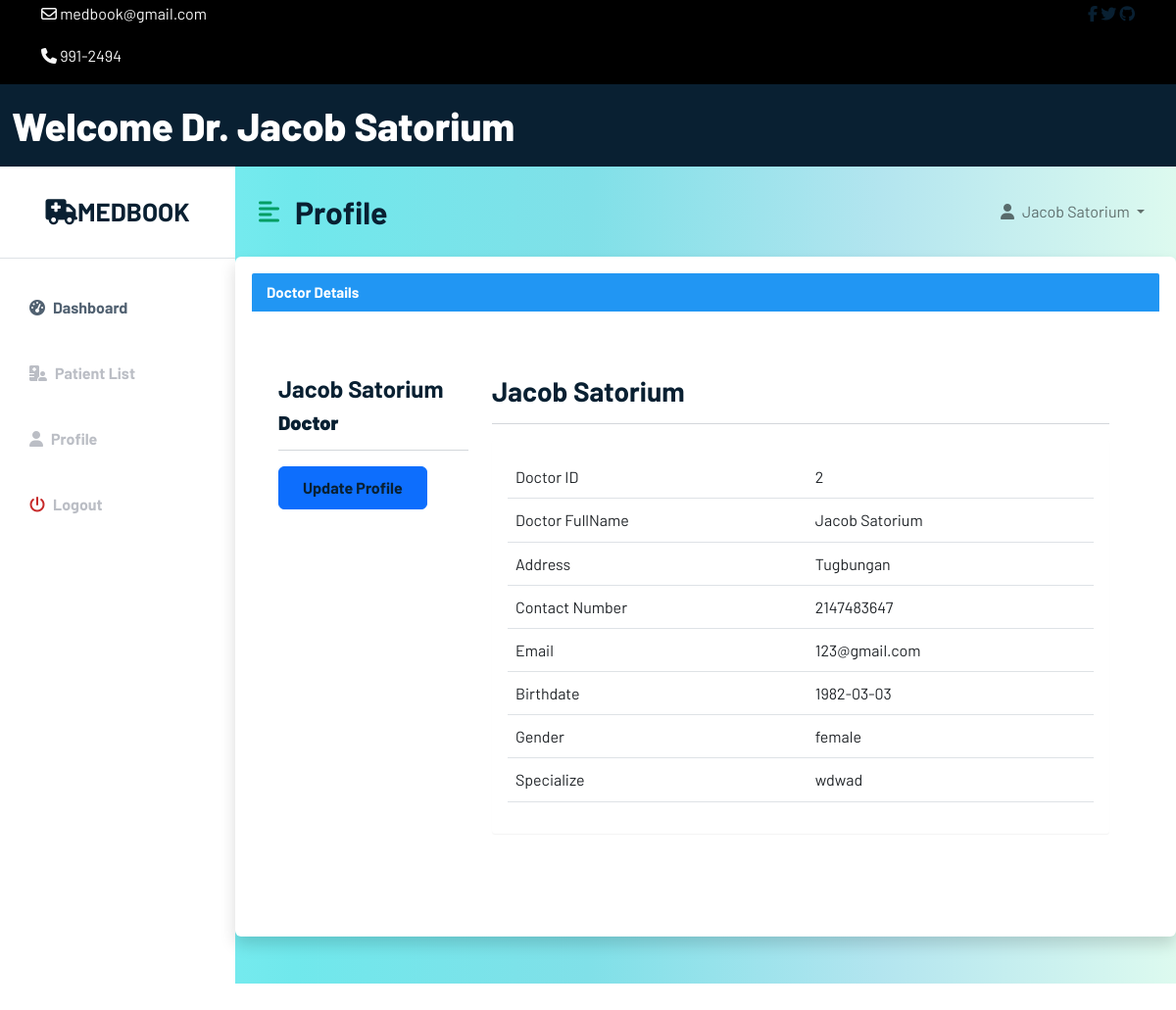
The page /doctor/doctorprofile.php (signed in) on the database as committed earlier.
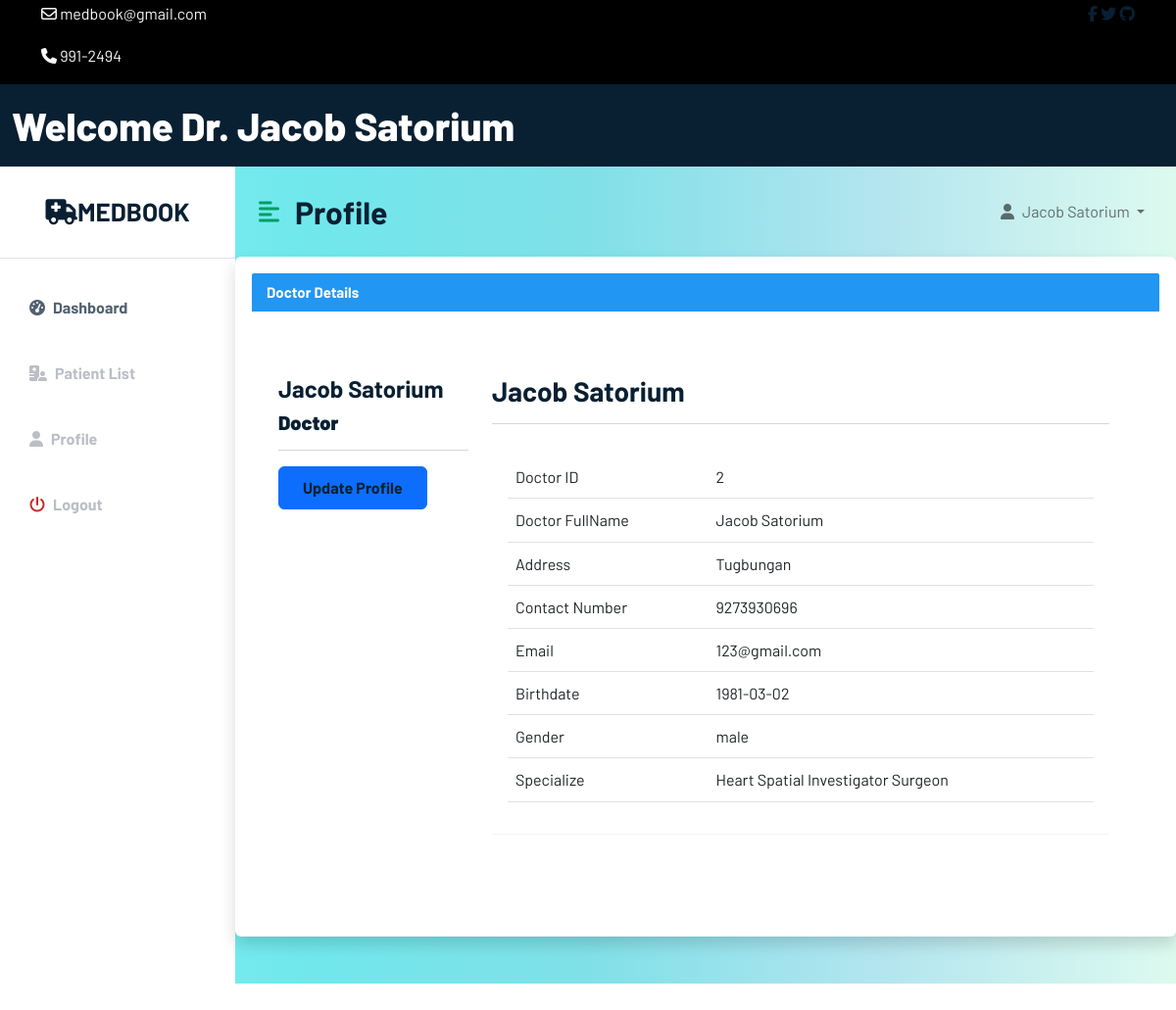
The same page on the database as committed later.
### tables this page shows
CREATE TABLE `doctor` (
  `doctorID` int(11) NOT NULL,
  `d_FullName` varchar(100) NOT NULL,
  `d_email` varchar(100) NOT NULL,
  `d_number` bigint(100) NOT NULL,
  `d_address` varchar(100) NOT NULL,
  `d_password` varchar(100) NOT NULL,
  `d_DOB` date NOT NULL,
  `d_gender` varchar(100) NOT NULL,
  `doctor_type` varchar(100) NOT NULL DEFAULT 'doctor',
  `d_specialize` text NOT NULL
);

### doctor/doctorprofile.php (the view, shortened to what the changed rows need)
<?php
include 'C:\xampp\htdocs\Web_Tech\config\config.php';
include 'C:\xampp\htdocs\Web_Tech\doctor\doctorheader.php';
?>
<?php
include 'C:\xampp\htdocs\Web_Tech\config\config.php';
?>
<?php
$currentDoc = $_SESSION['d_email'];
$sql = "SELECT * FROM doctor WHERE d_email = '$currentDoc'";
$result = mysqli_query($conn, $sql);
if ($result) {
if (mysqli_num_rows($result) > 0) {
while ($row = mysqli_fetch_array($result)) {
?>
<!DOCTYPE html>
<html lang="en">
<head>
    <link href="https://cdn.jsdelivr.net/npm/bootstrap@5.2.0/dist/css/bootstrap.min.css" rel="stylesheet">
    <link rel="stylesheet" href="/Web_Tech/css/style.css">
    <link rel="stylesheet" href="/Web_Tech/css/dochome.css">
    <link rel="stylesheet" href="/Web_Tech/css/docprofile.css">
</head>
<body>
<div class="d-flex" id="wrapper">
    <div class="bg-white" id="sidebar-wrapper">
        <div class="sidebar-heading text-center py-4 primary-text fs-4 fw-bold text-uppercase border-bottom">
            <a href="#" class="navbar-brand mb-0" >
                <i class="fa-solid fa-truck-medical"></i>MedBook
            </a>
        </div>
        <div class="list-group list-group-flush my-3">
            <a href="doctorhome.php" class="list-group-item list-group-item-action bg-transparent second-text active"><i
                        class="fas fa-tachometer-alt me-2"></i>Dashboard</a>
            <a href="patientlist.php" class="list-group-item list-group-item-action bg-transparent second-text fw-bold">
                <i class="fas fa-hospital-user me-2"></i>Patient List</a>
            <a href="doctorprofile.php" class="list-group-item list-group-item-action bg-transparent second-text fw-bold"><i
                        class="fas fa-user me-2"></i>Profile</a>
            <a href="/Web_Tech/user/userlogout.php" class="list-group-item list-group-item-action bg-transparent second-text fw-bold"><i
                        class="fas fa-power-off me-2" style="color: #c72a2a;"></i>Logout</a>
        </div>
    </div>
    <div id="page-content-wrapper">
        <nav class="navbar navbar-expand-lg navbar-light bg-transparent py-4 px-4">
            <div class="d-flex align-items-center">
                <i class="fas fa-align-left primary-text fs-4 me-3" id="menu-toggle"></i>
                <h2 class="fs-2 m-0">Profile</h2>
            </div>
            <div class="collapse navbar-collapse" id="navbarSupportedContent">
                <ul class="navbar-nav ms-auto" id="nav_right">
                    <li class="nav-item dropdown collapse navbar-collapse" id="navbarSupportedContent">
                        <a class="nav-link dropdown-toggle" id="navbarDropdownMenuLink" role="button" data-bs-toggle="dropdown" aria-expanded="false">
                            <i class="fas fa-user me-2"></i><?php echo $row['d_FullName'];?>
                        </a>
                    </li>
                </ul>
            </div>
        </nav>
        <div class="panel panel-primary shadow p-3 mb-5 bg-body rounded">
        <div class="panel-heading">
            <h3 class="panel-title">Doctor Details</h3>
        </div>
        <div class="panel-body">
            <div class="container">
                <section style="padding-bottom: 50px; padding-top: 50px;">
                    <div class="row">
                        <div class="row">
                            <div class="col-md-3 col-sm-3">
                                <div class="user-wrapper">
                                    <div class="description">
                                        <h4><?php echo $row['d_FullName'] ?></h4>
                                        <h5> <strong> Doctor </strong></h5>
                                        <hr />
                                        <button type="button" class="btn btn-primary" data-bs-toggle="modal" data-bs-target="#doctorprofile"><a class="glyphicon glyphicon-edit" style="text-decoration: none;" href="/Web_Tech/doctor/doctorprofile.php?update=<?php echo $row['doctorID']; ?>" title="Edit">Update Profile</a></button>
                                    </div>
                                </div>
                            </div>
                            <div class="col-md-9 col-sm-9  user-wrapper">
                                <div class="description">
                                    <h3> <?php echo $row['d_FullName']; ?> </h3>
                                    <hr />
                                    <div class="panel panel-default">
                                        <div class="panel-body">
                                            <table class="table table-user-information" align="center">
                                                <tbody>
                                                <tr>
                                                    <td>Doctor ID</td>
                                                    <td><?php echo $row['doctorID']; ?></td>
                                                </tr>
                                                <tr>
                                                    <td>Doctor FullName</td>
                                                    <td><?php echo $row['d_FullName']; ?></td>
                                                </tr>
                                                <tr>
                                                    <td>Address</td>
                                                    <td><?php echo $row['d_address']; ?></td>
                                                </tr>
                                                <tr>
                                                    <td>Contact Number</td>
                                                    <td><?php echo $row['d_number']; ?>
                                                    </td>
                                                </tr>
                                                <tr>
                                                    <td>Email</td>
                                                    <td><?php echo $row['d_email']; ?>
                                                    </td>
                                                </tr>
                                                <tr>
                                                    <td>Birthdate</td>
                                                    <td><?php echo $row['d_DOB']; ?>
                                                    </td>
                                                <tr>
                                                    <td>Gender</td>
                                                    <td><?php echo $row['d_gender']; ?>
                                                    </td>
                                                </tr>
                                                <tr>
                                                    <td>Specialize</td>
                                                    <td><?php echo $row['d_specialize']; ?>
                                                    </td>
                                                </tr>
                                                </tbody>
                                            </table>
                                        </div>
                                    </div>
                                </div>
                            </div>
                        </div>
                    </div>
                </section>
            </div>
        </div>
        </div>
    </div>
</div>
    <br/><br/>
                    <?php
                    }
                    }
                    }
                    ?>
</body>
</html>

### doctor/doctorheader.php (shortened to what the changed rows need)
<?php
$currentUser = $_SESSION['d_email'];
$sql = "SELECT * FROM doctor WHERE d_email = '$currentUser'";
$result = mysqli_query($conn, $sql);
if ($result) {
if (mysqli_num_rows($result) > 0) {
while ($row = mysqli_fetch_array($result)) {
?>
<!DOCTYPE html>
<html lang="en">
<head>
    <link href="https://cdn.jsdelivr.net/npm/bootstrap@5.2.0/dist/css/bootstrap.min.css" rel="stylesheet">
    <link rel="stylesheet" type="text/css" href="/Web_Tech/css/style.css">
    <link rel="stylesheet" type="text/css" href="/Web_Tech/css/dochome.css">
</head>
<body>
<div class="top-nav" id="home" style="background-color: black">
    <div class="container">
        <div class="row justify-content-between">
            <div class="col-auto">
                <p>
                    <i class="fa-regular fa-envelope"></i>
                    <span>medbook@gmail.com</span>
                </p>
                <p>
                    <i class="fa-solid fa-phone"></i>
                    <span>991-2494</span>
                </p>
            </div>
            <div class="col-auto social-icons">
                <a href=""><i class="fa-brands fa-facebook-f"></i></a>
                <a href=""><i class="fa-brands fa-twitter"></i></i></a>
                <a href=""><i class="fa-brands fa-github"></i></i></a>
            </div>
        </div>
    </div>
</div>
<div class="container-fluid" id="wrapper-header">
    <nav class="navbar navbar-inverse navbar-fixed-top" role="navigation">
        <div class="navbar-header">
            <a class="navbar-brand" id="docheader" href="doctorhome.php">Welcome Dr. <?php echo $row['d_FullName'];?></a>
        </div>
    </nav>
</div>
                                <?php
                            }
                        }
                    }
                    ?>
</body>
</html>

Rows that differ between the two databases and show on the page:
changed doctor "Jacob Satorium": d_number "2147483647" → "9273930696"; d_DOB "1982-03-03" → "1981-03-02"; d_gender "female" → "male"; d_specialize "wdwad" → "Heart Spatial Investigator Surgeon"
